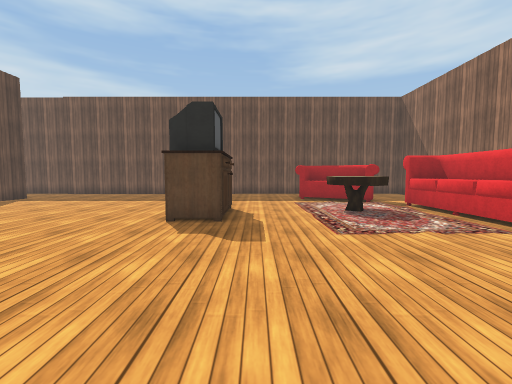
[1] (above)

19 first-person views from a walk through a scene from a Unity 3-D project. The camera is 1.2 m above the floor, tilts 4° down and sees 90° across. Doors are open. The floor is counted in squares, 1 m on a side. Each view is taken from the middle of a square. On the plan, view 1 faces up. The plan holds only what a view shows up to about 12 squares ahead; the rest is blank. The place goes on beyond the plan. Some surface patterns are stand-ins.

[2]
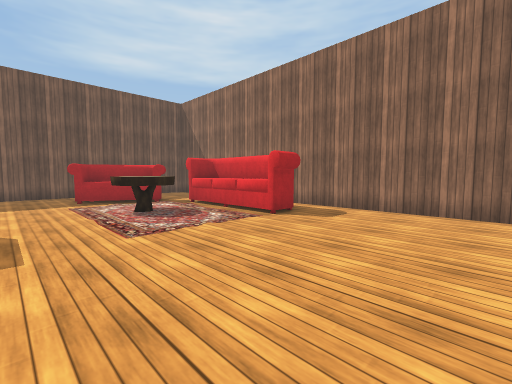

[3]
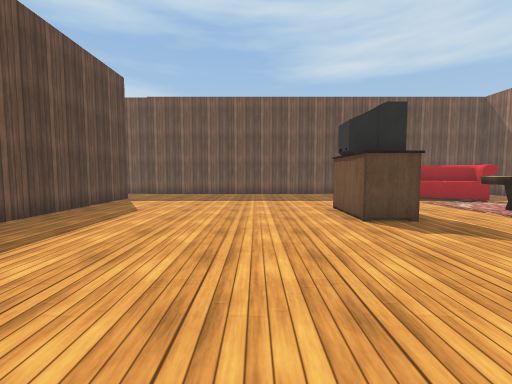

[4]
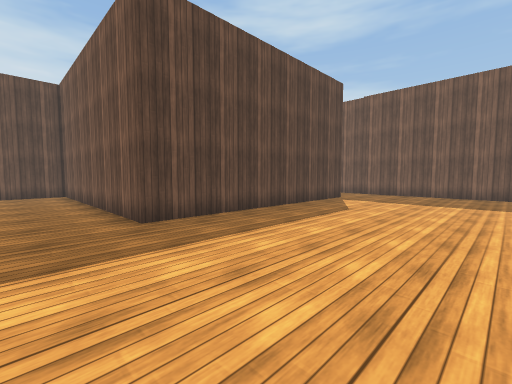

[5]
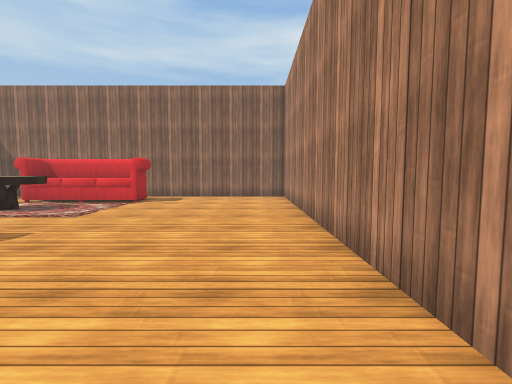

[6]
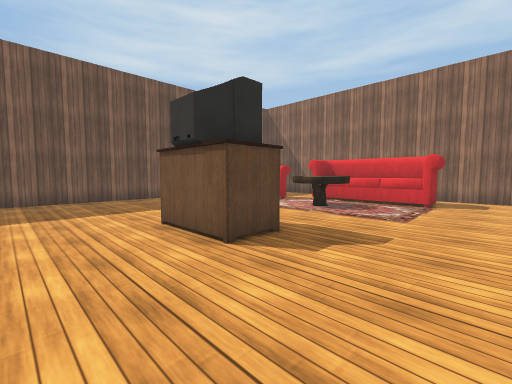

[7]
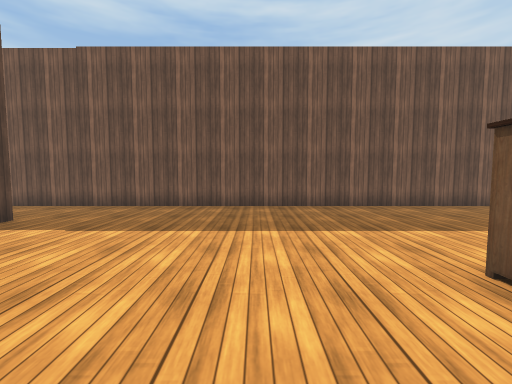

[8]
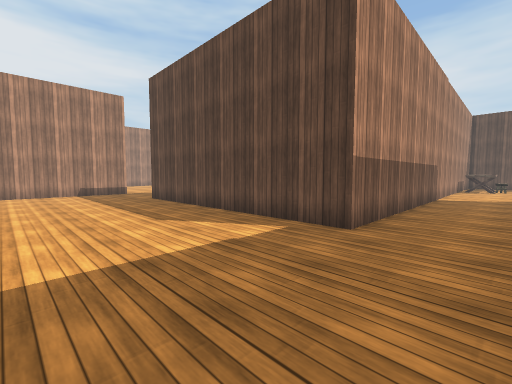

[9]
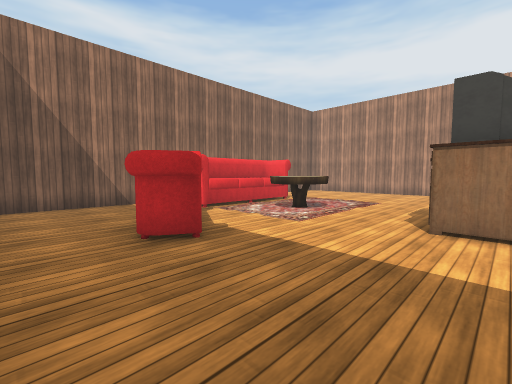

[10]
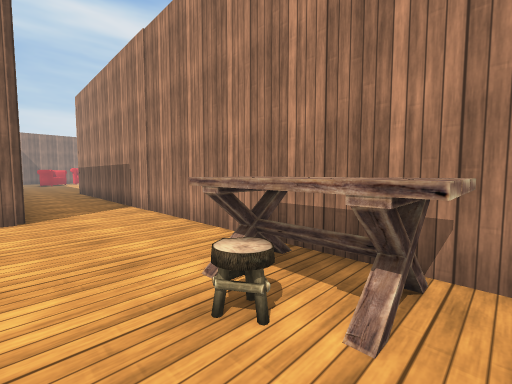

[11]
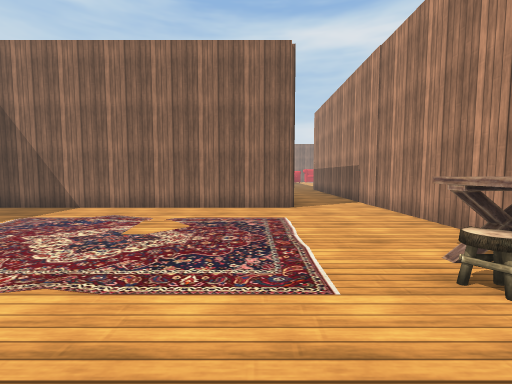

[12]
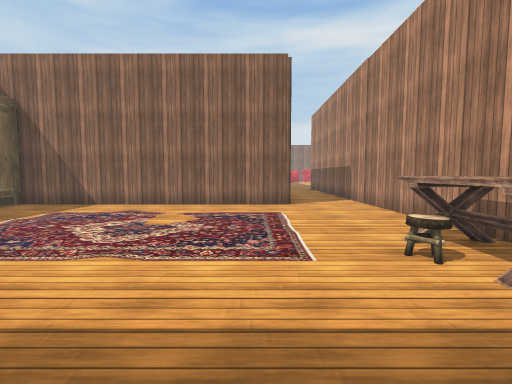

[13]
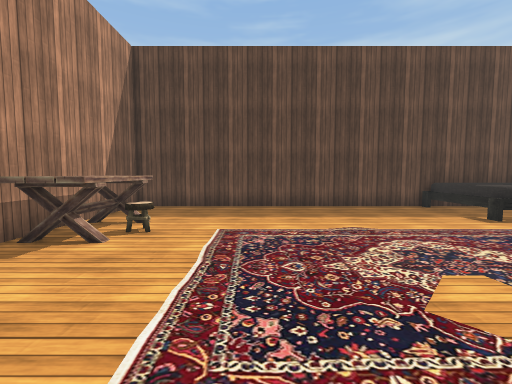

[14]
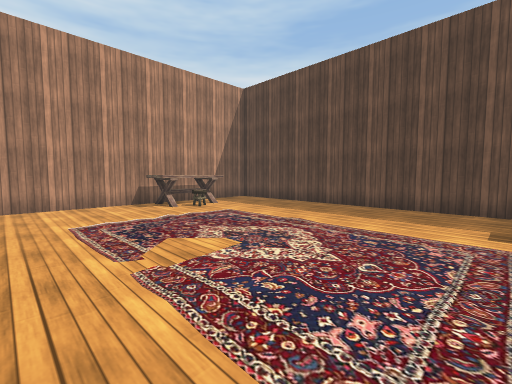

[15]
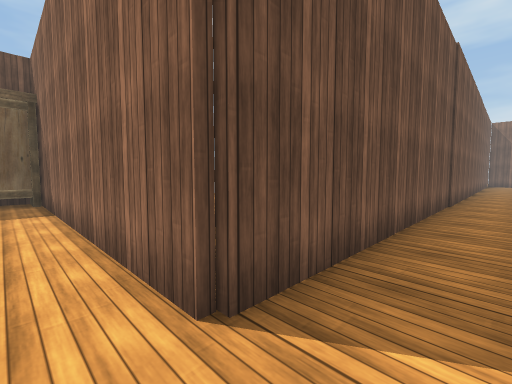

[16]
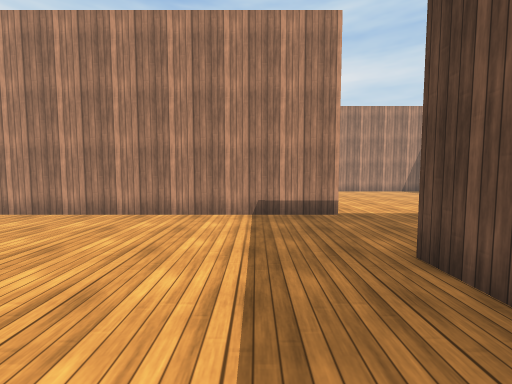

[17]
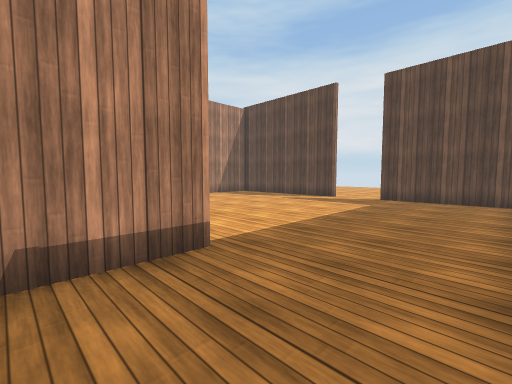

[18]
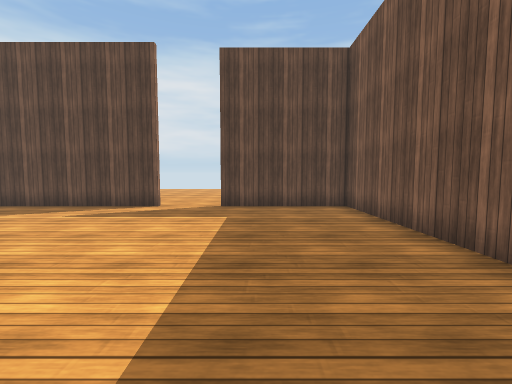

[19]
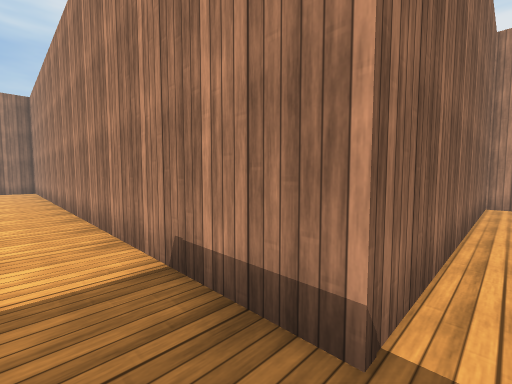

### Floor plan
Points are (right, up) in squares from view 1. A wall is a line through its corners. A room is listed if a view was taken in it or the views show most of it. See-through windows are left out.
Room 1 (views 1, 2, 3, 4, 5, 6, 7, 8, 9, 16, 17)
walls: (3.9, 15.6) (-21.9, 15.6); (8.6, 11.1) (8.6, 15.1); (8.6, -0.1) (8.6, 6.5); (-11.4, -1.5) (7.1, -1.5); (-22, 12.5) (-11.3, 12.5) (-11.3, 2.4)
ways out: open door at (-22, 14) to room 2; opening at (-12, 0) to room 3
objects: other object (-2, 7) to (-1, 9); table (2, 7) to (4, 9); sofa (2, 11) to (5, 13); sofa (6, 5) to (7, 10)
Room 2 (views 10, 11, 12, 13, 14, 15)
walls: (-21.9, 15.6) (-21.9, 23.5); (-32.5, 23.5) (-32.5, 12.5) (-22, 12.5)
ways out: open door at (-22, 14) to room 1
objects: bed (-32, 23) to (-30, 23); table (-30, 13) to (-27, 14); stool (-28, 14) to (-28, 15); rug (-28, 16) to (-24, 23)
Room 3 (views 18, 19)
walls: (-21.5, -4.6) (-21.5, -7.5); (-11.4, -7.5) (-11.4, -1.5); (-11.3, 2.4) (-21.5, 2.4) (-21.5, -2.4)
ways out: opening at (-12, 0) to room 1; open door at (-22, -3.5)

Positions as (right, up) in squares from view 1, and headings:
1: (0, 0), facing up
2: (0, 0), facing up-right
3: (-5, 0), facing up
4: (-5, 0), facing up-left
5: (-5, 0), facing right
6: (-5, 3), facing up-right
7: (-5, 6), facing up
8: (-6, 15), facing down-left
9: (-2, 15), facing down-right
10: (-30, 16), facing down-right
11: (-31, 17), facing right
12: (-32, 17), facing right
13: (-23, 17), facing left
14: (-23, 23), facing down-left
15: (-23, 14), facing up-right
16: (-9, 6), facing down
17: (-9, 2), facing down-left
18: (-12, -1), facing left
19: (-12, 0), facing down-right
